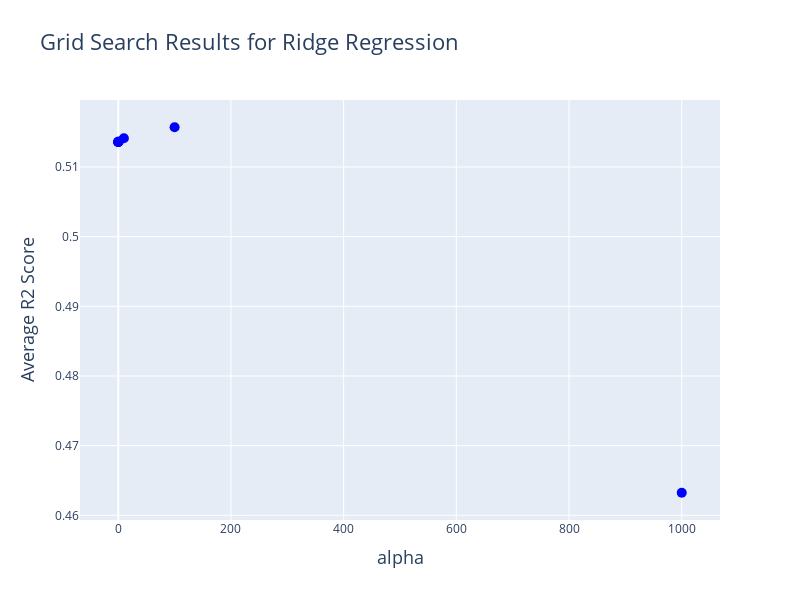

Notebook code for this chart:
### Markdown cell above
<br>

**Display the GridSearchCV as an image:**

### Code cell
import plotly.graph_objs as go
# import plotly.io as pio

# Set the default renderer for Plotly in JupyterLab
# pio.renderers.default = 'jupyterlab'

# Extract the results of the grid search
results_gs_ridge = gs_ridge.cv_results_
params_gs_ridge = results_gs_ridge['params']
mean_test_score_gs_ridge = results_gs_ridge['mean_test_score']

# Set a constant color for all points
constant_color = 'rgba(0, 0, 255, 1)' 

# Create a scatter plot of the test scores
fig = go.Figure()
fig.add_trace(go.Scatter(
    x=[params_gs_ridge[i]['alpha'] for i in range(len(params_gs_ridge))],
    y=mean_test_score_gs_ridge,
    mode='markers',
    marker=dict(
        size=10,
        color=constant_color,
        showscale=False  # Disable the color scale
    )
))

# Set the axis labels and title
fig.update_layout(
    title=dict(text='Grid Search Results for Ridge Regression', font=dict(size=22)),
    xaxis_title=dict(text='alpha', font=dict(size=18)),
    yaxis_title=dict(text='Average R2 Score', font=dict(size=18)),
    height=600,  
    width=800   
)

# Display the plot
fig.show()

# Save the image
# plt.savefig("your_path/figS5.jpg")

### Figure 1 — Plotly figure (JSON) as saved in the notebook; plotly's stock layout.template omitted (floating-point values rounded to 4 significant figures)
{"data": [{"marker": {"color": "rgba(0, 0, 255, 1)", "showscale": false, "size": 10}, "mode": "markers", "type": "scatter", "x": [0.0001, 0.001, 0.01, 0.1, 1, 10, 100, 1000], "y": [0.5136, 0.5136, 0.5136, 0.5136, 0.5137, 0.5141, 0.5157, 0.4632]}], "layout": {"height": 600, "title": {"font": {"size": 22}, "text": "Grid Search Results for Ridge Regression"}, "width": 800, "xaxis": {"autorange": true, "range": [-67.88, 1068.0], "title": {"font": {"size": 18}, "text": "alpha"}, "type": "linear"}, "yaxis": {"autorange": true, "range": [0.4593, 0.5196], "title": {"font": {"size": 18}, "text": "Average R2 Score"}, "type": "linear"}}}
